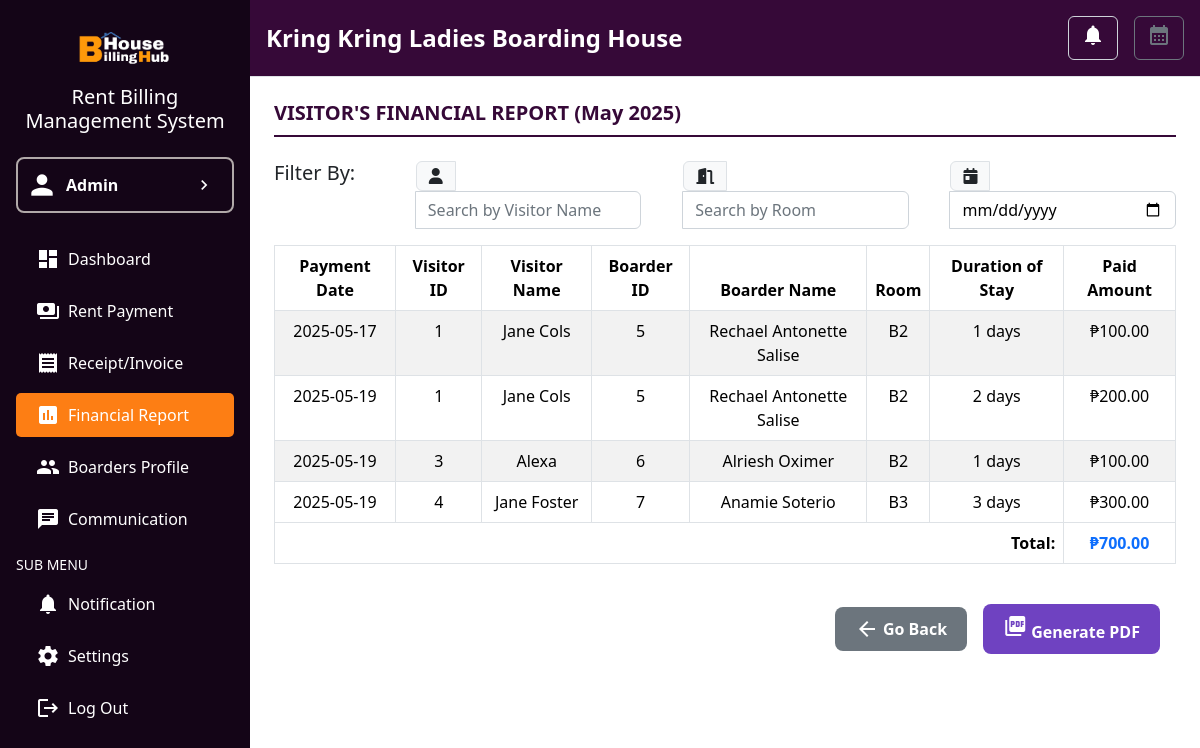
The page /sidebar/button_collection/visitors_report.php (signed in) on the database its author committed.
### tables this page shows
CREATE TABLE `users` (
  `id` int(11) NOT NULL,
  `firstname` varchar(255) NOT NULL,
  `lastname` varchar(255) NOT NULL,
  `email` varchar(255) NOT NULL,
  `contact` varchar(20) DEFAULT NULL,
  `government_id` varchar(100) DEFAULT NULL,
  `tin_num` varchar(100) DEFAULT NULL,
  `address` varchar(255) DEFAULT NULL,
  `boardinghousename` varchar(255) DEFAULT NULL,
  `password` varchar(255) NOT NULL,
  `reset_code` varchar(255) DEFAULT NULL
);

CREATE TABLE `payments` (
  `id` int(11) NOT NULL,
  `boarder_id` int(11) DEFAULT NULL,
  `user_id` int(11) DEFAULT NULL,
  `amount` decimal(10,2) DEFAULT NULL,
  `payment_date` date DEFAULT NULL,
  `status` enum('paid','partial','pending','overdue') DEFAULT 'pending',
  `payment_type` enum('rent','visitor') DEFAULT 'rent',
  `mode_of_payment` varchar(50) DEFAULT NULL,
  `appliances` int(11) DEFAULT 0,
  `days` int(11) DEFAULT 0
);

CREATE TABLE `visitors` (
  `id` varchar(50) NOT NULL,
  `name` varchar(255) NOT NULL,
  `boarder_id` int(11) DEFAULT NULL,
  `user_id` int(11) DEFAULT NULL
);

CREATE TABLE `boarders` (
  `id` int(11) NOT NULL,
  `boarder_id` int(11) NOT NULL,
  `user_id` int(11) DEFAULT NULL,
  `firstname` varchar(255) NOT NULL,
  `lastname` varchar(255) NOT NULL,
  `email` varchar(100) NOT NULL,
  `phone` varchar(15) DEFAULT NULL,
  `address` varchar(255) DEFAULT NULL,
  `move_in_date` date NOT NULL,
  `monthly_rate` decimal(10,2) NOT NULL,
  `deposit_amount` decimal(10,2) NOT NULL,
  `room` varchar(50) DEFAULT NULL,
  `status` enum('active','inactive') DEFAULT 'active',
  `appliances` int(11) DEFAULT 0
);

### sidebar/button_collection/visitors_report.php (the view, shortened to what this page needs)
<?php
$host = 'localhost';
$username = 'root';
$password = '';
$database = 'bh';
$conn = new mysqli($host, $username, $password, $database);
$current_month = date('Y-m');
$month_start = $current_month . '-01';
$month_end = date('Y-m-t');
$user_id = $_SESSION['user_id'];
$stmt = $conn->prepare("SELECT firstname, lastname, email, contact, government_id, tin_num, address, boardinghousename FROM users WHERE id = ?");
$stmt->bind_param("i", $user_id);
$stmt->execute();
$result = $stmt->get_result();
$user = $result->fetch_assoc();
$payments = [];
$stmt = $conn->prepare("
    SELECT p.payment_date, v.id AS visitor_id, v.name AS visitor_name,
           b.id AS boarder_id, CONCAT(b.firstname, ' ', b.lastname) AS boarder_name,
           b.room, p.days, p.amount
    FROM payments p
    JOIN boarders b ON p.boarder_id = b.id
    LEFT JOIN visitors v ON p.boarder_id = v.boarder_id AND p.user_id = v.user_id
    WHERE p.user_id = ? AND p.payment_type = 'visitor' AND p.payment_date BETWEEN ? AND ?
");
$stmt->bind_param("iss", $user_id, $month_start, $month_end);
$stmt->execute();
$result = $stmt->get_result();
while ($row = $result->fetch_assoc()) {
    $row['visitor_id'] = $row['visitor_id'] ?? 'N/A';
    $row['visitor_name'] = $row['visitor_name'] ?? 'N/A';
    $payments[] = $row;
}
?>
<!DOCTYPE html>
<html lang="en">
<head>
    <link href="https://cdn.jsdelivr.net/npm/bootstrap@5.3.2/dist/css/bootstrap.min.css" rel="stylesheet">
    <link href="https://cdnjs.cloudflare.com/ajax/libs/font-awesome/6.5.0/css/all.min.css" rel="stylesheet">
    <link rel="stylesheet" href="../style.css">
</head>
<body>
    <div class="d-flex">
        <nav class="sidebar text-white p-3">
            <div class="text-center mb-4">
                <img src="../../images/logo.png" alt="Logo" class="img-fluid" style="max-width: 100px;">
                <h5 class="mt-2">Rent Billing Management System</h5>
            </div>
            <a href="../admin.php" class="d-flex align-items-center justify-content-between mb-4 px-2 nav-link admin-border">
                <div class="d-flex align-items-center">
                    <span class="material-icons me-2" style="font-size: 32px;">person</span>
                    <span class="fw-bold">Admin</span>
                </div>
                <span class="material-icons" style="font-size: 20px;">chevron_right</span>
            </a>
            <ul class="nav flex-column">
                <li class="nav-item mb-2">
                    <a class="nav-link text-white" href="../dashboard.php"><span class="material-icons me-2">dashboard</span>Dashboard</a>
                </li>
                <li class="nav-item mb-2">
                    <a class="nav-link text-white" href="../rent_payment.php"><span class="material-icons me-2">payments</span>Rent Payment</a>
                </li>
                <li class="nav-item mb-2">
                    <a class="nav-link text-white" href="../receipt.php"><span class="material-icons me-2">receipt</span>Receipt/Invoice</a>
                </li>
                <li class="nav-item mb-2">
                    <a class="nav-link text-white active" href="../financial_rep.php"><span class="material-icons me-2">assessment</span>Financial Report</a>
                </li>
                <li class="nav-item mb-2">
                    <a class="nav-link text-white" href="../boarder_profile.php"><span class="material-icons me-2">group</span>Boarders Profile</a>
                </li>
                <li class="nav-item mb-2">
                    <a class="nav-link text-white" href="../communication.php"><span class="material-icons me-2">chat</span>Communication</a>
                </li>
            </ul>
            <div class="mt-2">
                <h6 class="text-uppercase small">Sub Menu</h6>
                <ul class="nav flex-column">
                    <li class="nav-item mb-2">
                        <a class="nav-link text-white" href="../sub-menu/notif.php"><span class="material-icons me-2">notifications</span>Notification</a>
                    </li>
                    <li class="nav-item mb-2">
                        <a class="nav-link text-white" href="../sub-menu/settings.php"><span class="material-icons me-2">settings</span>Settings</a>
                    </li>
                    <li class="nav-item mb-2">
                        <a class="nav-link text-white" href="../sub-menu/logout.php"><span class="material-icons me-2">logout</span>Log Out</a>
                    </li>
                </ul>
            </div>
        </nav>
        <div class="flex-grow-1">
            <header class="d-flex justify-content-between align-items-center p-3 border-bottom">
                <h4 class="mb-0" style="font-weight: bold;"><span id="boardingHouseName"><?php echo htmlspecialchars($user['boardinghousename'] ?? 'N/A'); ?></span> Boarding House</h4>
                <div class="d-flex align-items-center gap-3">
                    <button class="btn btn-outline-primary position-relative">
                        <span class="material-icons">notifications</span>
                    </button>
                    <button class="btn btn-outline-secondary">
                        <span class="material-icons">calendar_month</span>
                    </button>
                </div>
            </header>
            <div class="content p-4">
                <h5 style="font-weight: bold; color: #360938; border-bottom: 2px solid #360938; padding-bottom: 10px;">
                    VISITOR'S FINANCIAL REPORT (<?php echo date('F Y'); ?>)
                </h5>
                <div class="d-flex justify-content-between mb-3 mt-4 gap-3 flex-wrap">
                    <div class="input-group" style="width: 100px; font-weight: bold; font-size: 25px;">
                        <h5>Filter By:</h5>
                    </div>
                    <div class="input-group w-25">
                        <span class="input-group-text"><i class="fas fa-user"></i></span>
                        <input type="text" id="filterName" class="form-control" placeholder="Search by Visitor Name">
                    </div>
                    <div class="input-group w-25">
                        <span class="input-group-text"><i class="fas fa-door-open"></i></span>
                        <input type="text" id="filterRoom" class="form-control" placeholder="Search by Room">
                    </div>
                    <div class="input-group w-25">
                        <span class="input-group-text"><i class="fas fa-calendar-day"></i></span>
                        <input type="date" id="filterDate" class="form-control">
                    </div>
                </div>
                <div class="mb-4">                    <div class="table-responsive mt-3">
                        <table id="visitorTable" class="table table-bordered table-striped text-center">
                            <thead id="visitorTableHead">
                                <tr>
                                    <th id="thPaymentDate">Payment Date</th>
                                    <th id="thVisitorID">Visitor ID</th>
                                    <th id="thVisitorName">Visitor Name</th>
                                    <th id="thBoarderID">Boarder ID</th>
                                    <th id="thBoarderName">Boarder Name</th>
                                    <th id="thRoom">Room</th>
                                    <th id="thTotalDuration">Duration of Stay</th>
                                    <th id="thPaidAmount">Paid Amount</th>
                                </tr>
                            </thead>
                            <tbody id="visitorTableBody">
                                <?php foreach ($payments as $payment): ?>
                                    <tr>
                                        <td><?php echo $payment['payment_date']; ?></td>
                                        <td><?php echo htmlspecialchars($payment['visitor_id']); ?></td>
                                        <td><?php echo htmlspecialchars($payment['visitor_name']); ?></td>
                                        <td><?php echo $payment['boarder_id']; ?></td>
                                        <td><?php echo htmlspecialchars($payment['boarder_name']); ?></td>
                                        <td><?php echo htmlspecialchars($payment['room'] ?? 'N/A'); ?></td>
                                        <td><?php echo $payment['days']; ?> days</td>
                                        <td>₱<?php echo number_format($payment['amount'], 2); ?></td>
                                    </tr>
                                <?php endforeach; ?>
                            </tbody>
                            <tfoot>
                                <tr id="totalPaidRow">
                                </tr>
                            </tfoot>
                        </table>
                    </div>
                    <div class="d-flex justify-content-end align-items-center mb-3 mt-4">
                        <button id="goBackBtn" class="btn btn-outline-secondary me-3 d-flex align-items-center">
                            <i class="material-icons me-1">arrow_back</i>Go Back
                        </button>
                        <button id="exportBtn" class="btn btn-outline-primary me-3">
                            <i class="material-icons me-1">picture_as_pdf</i>Generate PDF
                        </button>
                    </div>
                </div>
            </div>
        </div>
    </div>
</body>
</html>

### sidebar/style.css (style rules this page uses)
body { font-family: 'Segoe UI', sans-serif; }
.sidebar { width: 250px; height: 100vh; position: fixed; background-color: #140517; }
.sidebar .nav-link { font-size: 1rem; }
.sidebar a { display: flex; align-items: center; padding: 10px 20px; text-decoration: none; color: #ffffff; font-size: 16px; }
.sidebar a span.material-icons { margin-right: 10px; font-size: 24px; }
.nav-link { display: flex; align-items: center; padding: 10px 20px; text-decoration: none; color: #ffffff; transition: background-color 0.3s, color 0.3s; }
.nav-link.active { background-color: #fd7e14; color: #ffffff; border-radius: 5px; }
.flex-grow-1 { margin-left: 250px; }
header { font-family: 'Segoe UI', sans-serif; background-color: #360938; color: #ffffff; }
.input-group .form-control { width: 300px; background-color: #ffffff; color: #000000; border: 1px solid #ced4da; }
.input-group .form-control::placeholder { color: #6c757d; }
.btn-outline-primary { color: white; border: 1px solid #ced4da; transition: background-color 0.3s, color 0.3s; }
.admin-border { border: 2px solid rgb(177, 169, 169); border-radius: 8px; padding: 10px 20px; }

### sidebar/button_collection/visitors_report.php (style rules this page uses)
#exportBtn { padding: 10px 20px; font-size: 16px; font-weight: bold; border-radius: 8px; background-color: #6f42c1; color: white; border: none; transition: transform 0.3s ease, background-color 0.3s ease; }
#goBackBtn { padding: 10px 20px; font-size: 16px; font-weight: bold; border-radius: 8px; background-color: #6c757d; color: white; border: none; transition: transform 0.3s ease, background-color 0.3s ease; }

### rows shown on the page
users: boardinghousename "Kring Kring Ladies"
payments: payment_date "2025-05-17", visitors.id "1", visitors.name "Jane Cols", boarder "5", boarder_name "Rechael Antonette Salise", boarder.room "B2", days "1", amount "100.00"
payments: payment_date "2025-05-19", visitors.id "1", visitors.name "Jane Cols", boarder "5", boarder_name "Rechael Antonette Salise", boarder.room "B2", days "2", amount "200.00"
payments: payment_date "2025-05-19", visitors.id "3", visitors.name "Alexa", boarder "6", boarder_name "Alriesh Oximer", boarder.room "B2", days "1", amount "100.00"
payments: payment_date "2025-05-19", visitors.id "4", visitors.name "Jane Foster", boarder "7", boarder_name "Anamie Soterio", boarder.room "B3", days "3", amount "300.00"
